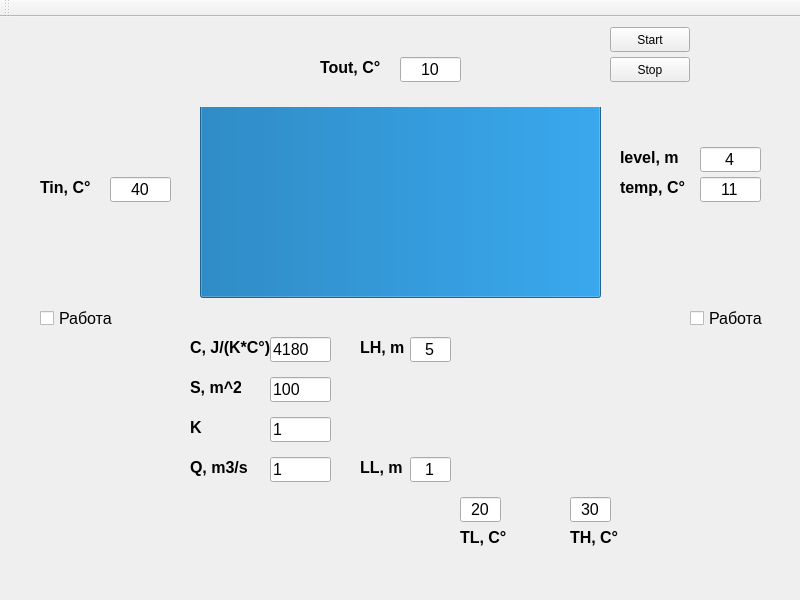
<?xml version="1.0" encoding="UTF-8"?>
<ui version="4.0">
 <class>MainWindow</class>
 <widget class="QMainWindow" name="MainWindow">
  <property name="geometry">
   <rect>
    <x>0</x>
    <y>0</y>
    <width>800</width>
    <height>600</height>
   </rect>
  </property>
  <property name="minimumSize">
   <size>
    <width>800</width>
    <height>600</height>
   </size>
  </property>
  <property name="maximumSize">
   <size>
    <width>800</width>
    <height>600</height>
   </size>
  </property>
  <property name="windowTitle">
   <string>MainWindow</string>
  </property>
  <widget class="QWidget" name="centralWidget">
   <widget class="QLabel" name="lBackground">
    <property name="geometry">
     <rect>
      <x>0</x>
      <y>0</y>
      <width>801</width>
      <height>561</height>
     </rect>
    </property>
    <property name="text">
     <string/>
    </property>
    <property name="pixmap">
     <pixmap>../../../g15.png</pixmap>
    </property>
    <property name="scaledContents">
     <bool>true</bool>
    </property>
   </widget>
   <widget class="QProgressBar" name="pbPool">
    <property name="geometry">
     <rect>
      <x>200</x>
      <y>90</y>
      <width>401</width>
      <height>191</height>
     </rect>
    </property>
    <property name="value">
     <number>100</number>
    </property>
    <property name="orientation">
     <enum>Qt::Vertical</enum>
    </property>
    <property name="format">
     <string/>
    </property>
   </widget>
   <widget class="QLineEdit" name="teTout">
    <property name="geometry">
     <rect>
      <x>400</x>
      <y>40</y>
      <width>61</width>
      <height>25</height>
     </rect>
    </property>
    <property name="font">
     <font>
      <pointsize>12</pointsize>
     </font>
    </property>
    <property name="layoutDirection">
     <enum>Qt::LeftToRight</enum>
    </property>
    <property name="text">
     <string>10</string>
    </property>
    <property name="alignment">
     <set>Qt::AlignCenter</set>
    </property>
   </widget>
   <widget class="QLabel" name="lTout">
    <property name="geometry">
     <rect>
      <x>320</x>
      <y>40</y>
      <width>61</width>
      <height>21</height>
     </rect>
    </property>
    <property name="font">
     <font>
      <pointsize>12</pointsize>
      <weight>75</weight>
      <bold>true</bold>
     </font>
    </property>
    <property name="text">
     <string>Tout, C°</string>
    </property>
   </widget>
   <widget class="QLabel" name="lTemp">
    <property name="geometry">
     <rect>
      <x>620</x>
      <y>160</y>
      <width>71</width>
      <height>21</height>
     </rect>
    </property>
    <property name="font">
     <font>
      <pointsize>12</pointsize>
      <weight>75</weight>
      <bold>true</bold>
     </font>
    </property>
    <property name="text">
     <string>temp, C°</string>
    </property>
   </widget>
   <widget class="QLineEdit" name="teTemp">
    <property name="geometry">
     <rect>
      <x>700</x>
      <y>160</y>
      <width>61</width>
      <height>25</height>
     </rect>
    </property>
    <property name="font">
     <font>
      <pointsize>12</pointsize>
     </font>
    </property>
    <property name="text">
     <string>11</string>
    </property>
    <property name="alignment">
     <set>Qt::AlignCenter</set>
    </property>
   </widget>
   <widget class="QCheckBox" name="cbPump1">
    <property name="geometry">
     <rect>
      <x>40</x>
      <y>290</y>
      <width>91</width>
      <height>23</height>
     </rect>
    </property>
    <property name="font">
     <font>
      <pointsize>12</pointsize>
     </font>
    </property>
    <property name="text">
     <string>Работа</string>
    </property>
    <property name="checkable">
     <bool>true</bool>
    </property>
   </widget>
   <widget class="QCheckBox" name="cbPump2">
    <property name="geometry">
     <rect>
      <x>690</x>
      <y>290</y>
      <width>91</width>
      <height>23</height>
     </rect>
    </property>
    <property name="font">
     <font>
      <pointsize>12</pointsize>
     </font>
    </property>
    <property name="text">
     <string>Работа</string>
    </property>
    <property name="checkable">
     <bool>true</bool>
    </property>
   </widget>
   <widget class="QLineEdit" name="teLH">
    <property name="geometry">
     <rect>
      <x>410</x>
      <y>320</y>
      <width>41</width>
      <height>25</height>
     </rect>
    </property>
    <property name="font">
     <font>
      <pointsize>12</pointsize>
     </font>
    </property>
    <property name="text">
     <string>5</string>
    </property>
    <property name="alignment">
     <set>Qt::AlignCenter</set>
    </property>
   </widget>
   <widget class="QLabel" name="lLH">
    <property name="geometry">
     <rect>
      <x>360</x>
      <y>320</y>
      <width>51</width>
      <height>21</height>
     </rect>
    </property>
    <property name="font">
     <font>
      <pointsize>12</pointsize>
      <weight>75</weight>
      <bold>true</bold>
     </font>
    </property>
    <property name="text">
     <string>LH, m</string>
    </property>
   </widget>
   <widget class="QLabel" name="lLL">
    <property name="geometry">
     <rect>
      <x>360</x>
      <y>440</y>
      <width>51</width>
      <height>21</height>
     </rect>
    </property>
    <property name="font">
     <font>
      <pointsize>12</pointsize>
      <weight>75</weight>
      <bold>true</bold>
     </font>
    </property>
    <property name="text">
     <string>LL, m</string>
    </property>
   </widget>
   <widget class="QLineEdit" name="teLL">
    <property name="geometry">
     <rect>
      <x>410</x>
      <y>440</y>
      <width>41</width>
      <height>25</height>
     </rect>
    </property>
    <property name="font">
     <font>
      <pointsize>12</pointsize>
     </font>
    </property>
    <property name="text">
     <string>1</string>
    </property>
    <property name="alignment">
     <set>Qt::AlignCenter</set>
    </property>
   </widget>
   <widget class="QLineEdit" name="teLevel">
    <property name="geometry">
     <rect>
      <x>700</x>
      <y>130</y>
      <width>61</width>
      <height>25</height>
     </rect>
    </property>
    <property name="font">
     <font>
      <pointsize>12</pointsize>
     </font>
    </property>
    <property name="text">
     <string>4</string>
    </property>
    <property name="alignment">
     <set>Qt::AlignCenter</set>
    </property>
   </widget>
   <widget class="QLabel" name="lLevel">
    <property name="geometry">
     <rect>
      <x>620</x>
      <y>130</y>
      <width>81</width>
      <height>21</height>
     </rect>
    </property>
    <property name="font">
     <font>
      <pointsize>12</pointsize>
      <weight>75</weight>
      <bold>true</bold>
     </font>
    </property>
    <property name="text">
     <string>level, m</string>
    </property>
   </widget>
   <widget class="QPushButton" name="bStart">
    <property name="geometry">
     <rect>
      <x>610</x>
      <y>10</y>
      <width>80</width>
      <height>25</height>
     </rect>
    </property>
    <property name="text">
     <string>Start</string>
    </property>
   </widget>
   <widget class="QPushButton" name="bStop">
    <property name="geometry">
     <rect>
      <x>610</x>
      <y>40</y>
      <width>80</width>
      <height>25</height>
     </rect>
    </property>
    <property name="text">
     <string>Stop</string>
    </property>
   </widget>
   <widget class="QLabel" name="lC">
    <property name="geometry">
     <rect>
      <x>190</x>
      <y>320</y>
      <width>81</width>
      <height>21</height>
     </rect>
    </property>
    <property name="font">
     <font>
      <pointsize>12</pointsize>
      <weight>75</weight>
      <bold>true</bold>
     </font>
    </property>
    <property name="text">
     <string>C, J/(K*C°)</string>
    </property>
   </widget>
   <widget class="QLineEdit" name="teC">
    <property name="geometry">
     <rect>
      <x>270</x>
      <y>320</y>
      <width>61</width>
      <height>25</height>
     </rect>
    </property>
    <property name="font">
     <font>
      <pointsize>12</pointsize>
     </font>
    </property>
    <property name="text">
     <string>4180</string>
    </property>
   </widget>
   <widget class="QLabel" name="lS">
    <property name="geometry">
     <rect>
      <x>190</x>
      <y>360</y>
      <width>51</width>
      <height>21</height>
     </rect>
    </property>
    <property name="font">
     <font>
      <pointsize>12</pointsize>
      <weight>75</weight>
      <bold>true</bold>
     </font>
    </property>
    <property name="text">
     <string>S, m^2</string>
    </property>
   </widget>
   <widget class="QLineEdit" name="teS">
    <property name="geometry">
     <rect>
      <x>270</x>
      <y>360</y>
      <width>61</width>
      <height>25</height>
     </rect>
    </property>
    <property name="font">
     <font>
      <pointsize>12</pointsize>
     </font>
    </property>
    <property name="text">
     <string>100</string>
    </property>
   </widget>
   <widget class="QLabel" name="lK">
    <property name="geometry">
     <rect>
      <x>190</x>
      <y>400</y>
      <width>16</width>
      <height>21</height>
     </rect>
    </property>
    <property name="font">
     <font>
      <pointsize>12</pointsize>
      <weight>75</weight>
      <bold>true</bold>
     </font>
    </property>
    <property name="text">
     <string>K</string>
    </property>
   </widget>
   <widget class="QLineEdit" name="teK">
    <property name="geometry">
     <rect>
      <x>270</x>
      <y>400</y>
      <width>61</width>
      <height>25</height>
     </rect>
    </property>
    <property name="font">
     <font>
      <pointsize>12</pointsize>
     </font>
    </property>
    <property name="text">
     <string>1</string>
    </property>
   </widget>
   <widget class="QLabel" name="lQ">
    <property name="geometry">
     <rect>
      <x>190</x>
      <y>440</y>
      <width>61</width>
      <height>21</height>
     </rect>
    </property>
    <property name="font">
     <font>
      <pointsize>12</pointsize>
      <weight>75</weight>
      <bold>true</bold>
     </font>
    </property>
    <property name="text">
     <string>Q, m3/s</string>
    </property>
   </widget>
   <widget class="QLineEdit" name="teQ">
    <property name="geometry">
     <rect>
      <x>270</x>
      <y>440</y>
      <width>61</width>
      <height>25</height>
     </rect>
    </property>
    <property name="font">
     <font>
      <pointsize>12</pointsize>
     </font>
    </property>
    <property name="text">
     <string>1</string>
    </property>
   </widget>
   <widget class="QLineEdit" name="teTin">
    <property name="geometry">
     <rect>
      <x>110</x>
      <y>160</y>
      <width>61</width>
      <height>25</height>
     </rect>
    </property>
    <property name="font">
     <font>
      <pointsize>12</pointsize>
     </font>
    </property>
    <property name="text">
     <string>40</string>
    </property>
    <property name="alignment">
     <set>Qt::AlignCenter</set>
    </property>
   </widget>
   <widget class="QLabel" name="lTin">
    <property name="geometry">
     <rect>
      <x>40</x>
      <y>160</y>
      <width>51</width>
      <height>21</height>
     </rect>
    </property>
    <property name="font">
     <font>
      <pointsize>12</pointsize>
      <weight>75</weight>
      <bold>true</bold>
     </font>
    </property>
    <property name="text">
     <string>Tin, C°</string>
    </property>
   </widget>
   <widget class="QLabel" name="lTH">
    <property name="geometry">
     <rect>
      <x>570</x>
      <y>510</y>
      <width>51</width>
      <height>21</height>
     </rect>
    </property>
    <property name="font">
     <font>
      <pointsize>12</pointsize>
      <weight>75</weight>
      <bold>true</bold>
     </font>
    </property>
    <property name="text">
     <string>TH, C°</string>
    </property>
   </widget>
   <widget class="QLineEdit" name="teTL">
    <property name="geometry">
     <rect>
      <x>460</x>
      <y>480</y>
      <width>41</width>
      <height>25</height>
     </rect>
    </property>
    <property name="font">
     <font>
      <pointsize>12</pointsize>
     </font>
    </property>
    <property name="text">
     <string>20</string>
    </property>
    <property name="alignment">
     <set>Qt::AlignCenter</set>
    </property>
   </widget>
   <widget class="QLineEdit" name="teTH">
    <property name="geometry">
     <rect>
      <x>570</x>
      <y>480</y>
      <width>41</width>
      <height>25</height>
     </rect>
    </property>
    <property name="font">
     <font>
      <pointsize>12</pointsize>
     </font>
    </property>
    <property name="text">
     <string>30</string>
    </property>
    <property name="alignment">
     <set>Qt::AlignCenter</set>
    </property>
   </widget>
   <widget class="QLabel" name="lTL">
    <property name="geometry">
     <rect>
      <x>460</x>
      <y>510</y>
      <width>51</width>
      <height>21</height>
     </rect>
    </property>
    <property name="font">
     <font>
      <pointsize>12</pointsize>
      <weight>75</weight>
      <bold>true</bold>
     </font>
    </property>
    <property name="text">
     <string>TL, C°</string>
    </property>
   </widget>
   <widget class="QWidget" name="verticalLayoutWidget">
    <property name="geometry">
     <rect>
      <x>460</x>
      <y>320</y>
      <width>151</width>
      <height>151</height>
     </rect>
    </property>
    <layout class="QVBoxLayout" name="ltViewLayout"/>
   </widget>
  </widget>
  <widget class="QMenuBar" name="menuBar">
   <property name="geometry">
    <rect>
     <x>0</x>
     <y>0</y>
     <width>800</width>
     <height>22</height>
    </rect>
   </property>
  </widget>
  <widget class="QToolBar" name="mainToolBar">
   <attribute name="toolBarArea">
    <enum>TopToolBarArea</enum>
   </attribute>
   <attribute name="toolBarBreak">
    <bool>false</bool>
   </attribute>
  </widget>
 </widget>
 <layoutdefault spacing="6" margin="11"/>
 <resources/>
 <connections/>
</ui>
